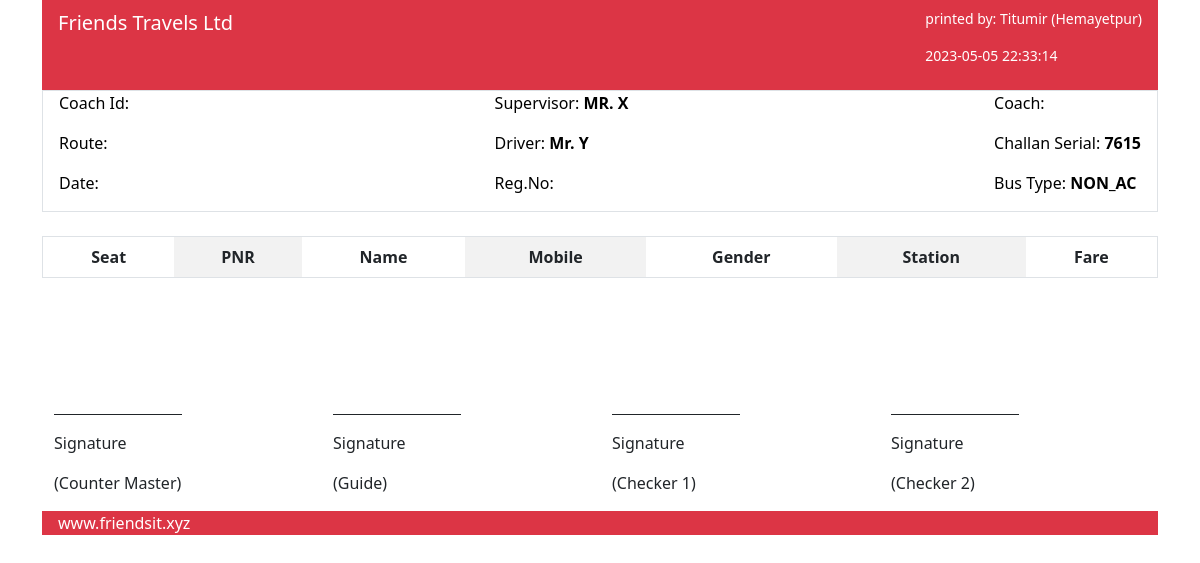
/admin/trip_sheet.php?id=23356, run on an earlier commit of the app's database.
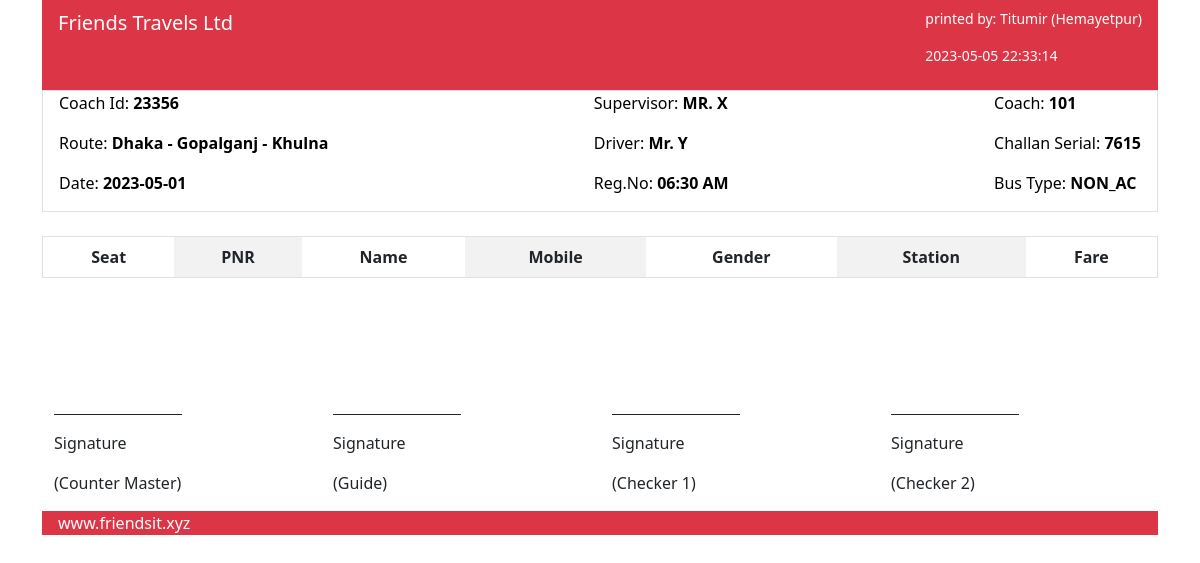
And on a later commit of the database.
### tables this page shows
CREATE TABLE `trip_status` (
  `s_no` int(255) NOT NULL,
  `id` varchar(255) NOT NULL,
  `coach_no` varchar(60) NOT NULL,
  `status` int(1) NOT NULL DEFAULT 1,
  `date` varchar(60) NOT NULL,
  `time` varchar(60) NOT NULL,
  `route` varchar(255) NOT NULL,
  `station` text NOT NULL,
  `A1` int(1) NOT NULL DEFAULT 0,
  `A2` int(1) NOT NULL DEFAULT 0,
  `A3` int(1) NOT NULL DEFAULT 0,
  `A4` int(1) NOT NULL DEFAULT 0,
  `B1` int(1) NOT NULL DEFAULT 0,
  `B2` int(1) NOT NULL DEFAULT 0,
  `B3` int(1) NOT NULL DEFAULT 0,
  `B4` int(1) NOT NULL DEFAULT 0,
  `C1` int(1) NOT NULL DEFAULT 0,
  `C2` int(1) NOT NULL DEFAULT 0,
  `C3` int(1) NOT NULL DEFAULT 0,
  `C4` int(1) NOT NULL DEFAULT 0,
  `D1` int(1) NOT NULL DEFAULT 0,
  `D2` int(1) NOT NULL DEFAULT 0,
  `d3` int(1) NOT NULL DEFAULT 0,
  `d4` int(1) NOT NULL DEFAULT 0,
  `e1` int(1) NOT NULL DEFAULT 0,
  `e2` int(1) NOT NULL DEFAULT 0,
  `e3` int(1) NOT NULL DEFAULT 0,
  `e4` int(1) NOT NULL DEFAULT 0,
  `f1` int(1) NOT NULL DEFAULT 0,
  `f2` int(1) NOT NULL DEFAULT 0,
  `f3` int(1) NOT NULL DEFAULT 0,
  `f4` int(1) NOT NULL DEFAULT 0,
  `g1` int(1) NOT NULL DEFAULT 0,
  `g2` int(1) NOT NULL DEFAULT 0,
  `g3` int(1) NOT NULL DEFAULT 0,
  `g4` int(1) NOT NULL DEFAULT 0,
  `h1` int(1) NOT NULL DEFAULT 0,
  `h2` int(1) NOT NULL DEFAULT 0,
  `h3` int(1) NOT NULL DEFAULT 0,
  `h4` int(1) NOT NULL DEFAULT 0,
  `i1` int(1) NOT NULL DEFAULT 0,
  `i2` int(1) NOT NULL DEFAULT 0,
  `i3` int(1) NOT NULL DEFAULT 0,
  `i4` int(1) NOT NULL DEFAULT 0,
  `j1` int(1) NOT NULL DEFAULT 0,
  `j2` int(1) NOT NULL DEFAULT 0,
  `j3` int(1) NOT NULL DEFAULT 0,
  `j4` int(1) NOT NULL DEFAULT 0,
  `j5` int(1) NOT NULL DEFAULT 0
);

### admin/trip_sheet.php (the view, shortened to what this page needs)
<?php
require_once '../inc/conn.php';
if ($_SERVER['REQUEST_METHOD'] == 'GET') {
    if (isset( $_GET['id'] ) && !empty( $_GET['id'] )) {
        $coach_id = mysqli_real_escape_string( $con, $_GET['id'] );
        $query = "SELECT * FROM trip_status WHERE id = '$coach_id'";
        $result = mysqli_query( $con, $query );
        if ($result && mysqli_num_rows( $result ) > 0) {
            $row = mysqli_fetch_assoc( $result );
        }
        else {
        }
    }
    else {
    }
}
?>
<!DOCTYPE html>
<html lang="en">
<head>
    <link href="https://cdn.jsdelivr.net/npm/bootstrap@5.3.0-alpha3/dist/css/bootstrap.min.css" rel="stylesheet"
>
</head>
<body>
    <div class="container">
        <div class="bg-danger" style="width: 100%;">
            <div class="d-flex justify-content-between text-white px-3 py-2">
                <p class="font-weight-bold" style="font-size: 20px;">Friends Travels Ltd</p>
                <div>
                    <p class="font-weight-bold" style="font-size: 14px;">printed by: Titumir (Hemayetpur)</p>
                    <p class="font-weight-bold" style="font-size: 14px; margin-top: 5px;">
                        <?php echo date( "Y-m-d H:i:s" ); ?></p>
                </div>
            </div>
        </div>
        <div>
            <div class="d-flex border justify-content-between text-black px-3">
                <div>
                    <p>Coach Id: <span class="fw-bold"><?php echo $row['id']; ?></span></p>
                    <p>Route: <span class="fw-bold"><?php echo $row['route']; ?></span></p>
                    <p>Date: <span class="fw-bold"><?php echo $row['date']; ?></span></p>
                </div>
                <div>
                    <p>Supervisor: <span class="fw-bold">MR. X</span></p>
                    <p>Driver: <span class="fw-bold">Mr. Y</span></p>
                    <p>Reg.No: <span class="fw-bold"><?php echo $row['time']; ?></span></p>
                </div>
                <div>
                    <p>Coach: <span class="fw-bold"><?php echo $row['coach_no']; ?></span></p>
                    <p>Challan Serial: <span class="fw-bold"><?php echo rand( 1000, 9999 ); ?></span></p>
                    <p>Bus Type: <span class="fw-bold">NON_AC</span></p>
                </div>
            </div>
            <br>
            <table class="table table-striped-columns border text-center">
                <thead>
                    <tr>
                        <th scope="col">Seat</th>
                        <th scope="col">PNR</th>
                        <th scope="col">Name</th>
                        <th scope="col">Mobile</th>
                        <th scope="col">Gender</th>
                        <th scope="col">Station</th>
                        <th scope="col">Fare</th>
                    </tr>
                </thead>
            </table>
            <br><br><br><br>
            <div class="container mt-4">
                <div class="row">
                    <div class="col-md-3">
                        <div class="border-top border-1 border-dark w-50"></div>
                        <p class="mt-3 text-dark">Signature</p>
                        <p class="mt-3 text-dark">(Counter Master)</p>
                    </div>
                    <div class="col-md-3">
                        <div class="border-top border-1 border-dark w-50"></div>
                        <p class="mt-3 text-dark">Signature</p>
                        <p class="mt-3 text-dark">(Guide)</p>
                    </div>
                    <div class="col-md-3">
                        <div class="border-top border-1 border-dark w-50"></div>
                        <p class="mt-3 text-dark">Signature</p>
                        <p class="mt-3 text-dark">(Checker 1)</p>
                    </div>
                    <div class="col-md-3">
                        <div class="border-top border-1 border-dark w-50"></div>
                        <p class="mt-3 text-dark">Signature</p>
                        <p class="mt-3 text-dark">(Checker 2)</p>
                    </div>
                </div>
            </div>
        </div>
        <div class="bg-danger">
            <div class="d-flex justify-content-between align-items-center text-white px-3">
                <a href="https://friendsit.xyz/" class="font-weight-bold text-white text-decoration-none"
                    target="_blank">
                    www.friendsit.xyz
                </a>
            </div>
        </div>
    </div>
</body>
</html>

What changed in the data, as far as the page shows it:
added trip_status: id "23356", route "Dhaka - Gopalganj - Khulna", date "2023-05-01", time "06:30 AM", coach_no "101"
